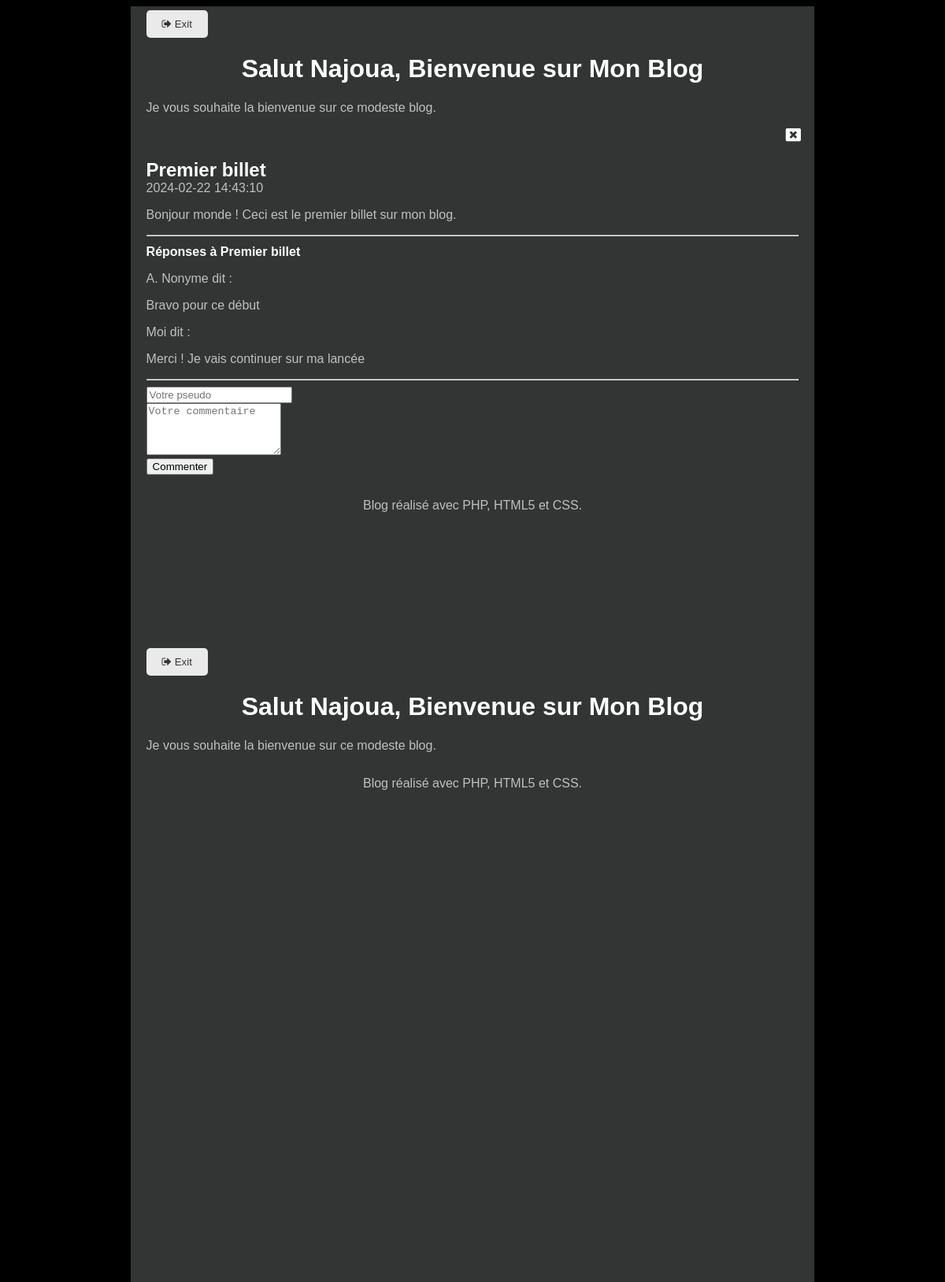
The app's page /index.php?action=billet&id=1 (signed in) with its own data.
### tables this page shows
create table T_BILLET (
  BIL_ID integer primary key auto_increment,
  BIL_DATE datetime not null,
  BIL_TITRE varchar(100) not null,
  BIL_CONTENU varchar(400) not null
);

create table T_COMMENTAIRE (
  COM_ID integer primary key auto_increment,
  COM_DATE datetime not null,
  COM_AUTEUR varchar(100) not null,
  COM_CONTENU varchar(200) not null,
  BIL_ID integer not null,
  constraint fk_com_bil foreign key(BIL_ID) references T_BILLET(BIL_ID)
);

### Controleur/ControleurBillet.php (called while the page is built, shortened)
<?php
    function billet($idBillet) {
        $billet = getBillet($idBillet);
        $commentaires = getCommentaires($idBillet);
        require 'Vue/vueBillet.php';
    }
?>

### Modele/Modele.php (called while the page is built, shortened)
<?php
        function getBillet($idBillet) {
            $bdd = getBdd();
            $billet = $bdd->prepare('select BIL_ID as id, BIL_DATE as date,'
                    . ' BIL_TITRE as titre, BIL_CONTENU as contenu from T_BILLET'
                    . ' where BIL_ID=?');
            $billet->execute(array($idBillet));
            if ($billet->rowCount() == 1)
                return $billet->fetch();
            else
                throw new Exception("Aucun billet ne correspond à l'identifiant '$idBillet'");
        }
        function getCommentaires($idBillet) {
            $bdd = getBdd();
            $commentaires = $bdd->prepare('select COM_ID as id, COM_DATE as date,'
                    . ' COM_AUTEUR as auteur, COM_CONTENU as contenu from T_COMMENTAIRE'
                    . ' where BIL_ID=?');
            $commentaires->execute(array($idBillet));
            return $commentaires;
        }
        function getBdd() {
            $bdd = new PDO('mysql:host=localhost;dbname=monblog;charset=utf8', 'root', '', array(PDO::ATTR_ERRMODE => PDO::ERRMODE_EXCEPTION));
            return $bdd;
        }
?>

### Vue/vueBillet.php (the view, shortened to what this page needs)
<article>
    <header>
        <a href="index.php" class="nav-link">
            <i class="fa fa-window-close" style="color: white; font-size: 120%; margin-left: 98%;" ></i>
        </a>
        <h1 class="titreBillet"><?= $billet['titre'] ?></h1>
        <time><?= $billet['date'] ?></time>
    </header>
    <p><?= $billet['contenu'] ?></p>
</article>
<hr />
<header>
    <h1 id="titreReponses">Réponses à <?= $billet['titre'] ?></h1>
</header>
<?php foreach ($commentaires as $commentaire): ?>
    <p><?= $commentaire['auteur'] ?> dit :</p>
    <p><?= $commentaire['contenu'] ?></p>
<?php endforeach; ?>
<hr />
<form method="post" action="<?= "index.php?action=commenter&id=" . $billet['id'] ?>">
    <input id="auteur" name="auteur" type="text" placeholder="Votre pseudo" required /><br />
    <textarea id="txtCommentaire" name="contenu" rows="4" placeholder="Votre commentaire" required></textarea><br />
    <input type="submit" value="Commenter" />
</form>
<?php $contenu = ob_get_clean(); ?>
<?php require 'gabarit.php'; ?>

### index.php (shortened to what this page needs)
<?php
require 'Controleur/ControleurBillet.php';
try {
    if (isset($_GET['action'])) {
        if ($_GET['action'] == 'billet') {
            if (isset($_GET['id'])) {
                $idBillet = intval($_GET['id']);
                if ($idBillet != 0) {
                    billet($idBillet);
                }
                else
                    throw new Exception("Identifiant de billet non valide");
            }
            else
                throw new Exception("Identifiant de billet non défini");
        }else if ($_GET['action'] == 'commenter'){
            if (isset($_GET['id'])) {
                $idBillet = $_POST['id'];
                $auteur   = $_POST['auteur'];
                $contenu  = $_POST['contenu'];
                if ($idBillet != 0) {
                    commenter($auteur,$contenu,$idBillet);
                }
                else
                    throw new Exception("Identifiant de billet non valide");
            }
            else
                throw new Exception("Identifiant de billet non défini");
        }
        else
            throw new Exception("Action non valide");
    }
    else {
        accueil();
    }
}
catch (Exception $e) {
    erreur($e->getMessage());
}

### Vue/gabarit.php (shortened to what this page needs)
<?php
    if(isset($_SESSION['password']) && isset($_SESSION['username'])){
?>
<!doctype html>
<html lang="fr">
    <head>
        <link rel="stylesheet" href="https://cdnjs.cloudflare.com/ajax/libs/font-awesome/4.7.0/css/font-awesome.min.css">
        <link rel="stylesheet" href="Contenu/accueil.css" />
    </head>
    <body>
        <div id="global">
            <header>
                <button><a href="logout.php" class="nav-link"> <i class="fa fa-sign-out"></i> Exit</a></button>
                <a href="index.php" class="nav-link"><h1 id="titreBlog">Salut <?php echo ucfirst($_SESSION['nom']); ?>, Bienvenue sur Mon Blog</h1></a>
                <p>Je vous souhaite la bienvenue sur ce modeste blog.</p>
            </header>
            <div id="contenu">
                <?= $contenu ?>
            </div>
            <footer id="piedBlog">
                Blog réalisé avec PHP, HTML5 et CSS.
            </footer>
        </div>
    </body>
</html>
<?php
   }else{
        header("Location: login.php");
        exit();
    }
?>

### Contenu/accueil.css (style rules this page uses)
html, body { height: 100%; }
body { color: #bfbfbf; background: black; font-family: 'Futura-Medium', 'Futura', 'Trebuchet MS', sans-serif; }
h1 { color: white; }
.titreBillet { margin-bottom : 0px; }
#global { min-height: 100%; background: #333534; width: 70%; margin: auto; text-align: justify; padding: 5px 20px; }
#contenu { margin-bottom : 30px; }
#titreBlog, #piedBlog { text-align: center; }
#titreReponses { font-size : 100%; }
.nav-link { text-decoration: none; color: #333534; }
button { background-color: #eaeaea; color: #fff; border: none; padding: 10px 20px; border-radius: 5px; text-decoration: none; cursor: pointer; }
#txtCommentaire { width: 20%; }

### records on screen
t_billet: BIL_TITRE "Premier billet", BIL_DATE "2024-02-22 14:43:10", BIL_CONTENU "Bonjour monde ! Ceci est le premier billet sur mon blog."
t_commentaire: COM_AUTEUR "A. Nonyme", COM_CONTENU "Bravo pour ce début"
t_commentaire: COM_AUTEUR "Moi", COM_CONTENU "Merci ! Je vais continuer sur ma lancée"

### other values on screen
$_SESSION['nom'] "Najoua Najoua"
